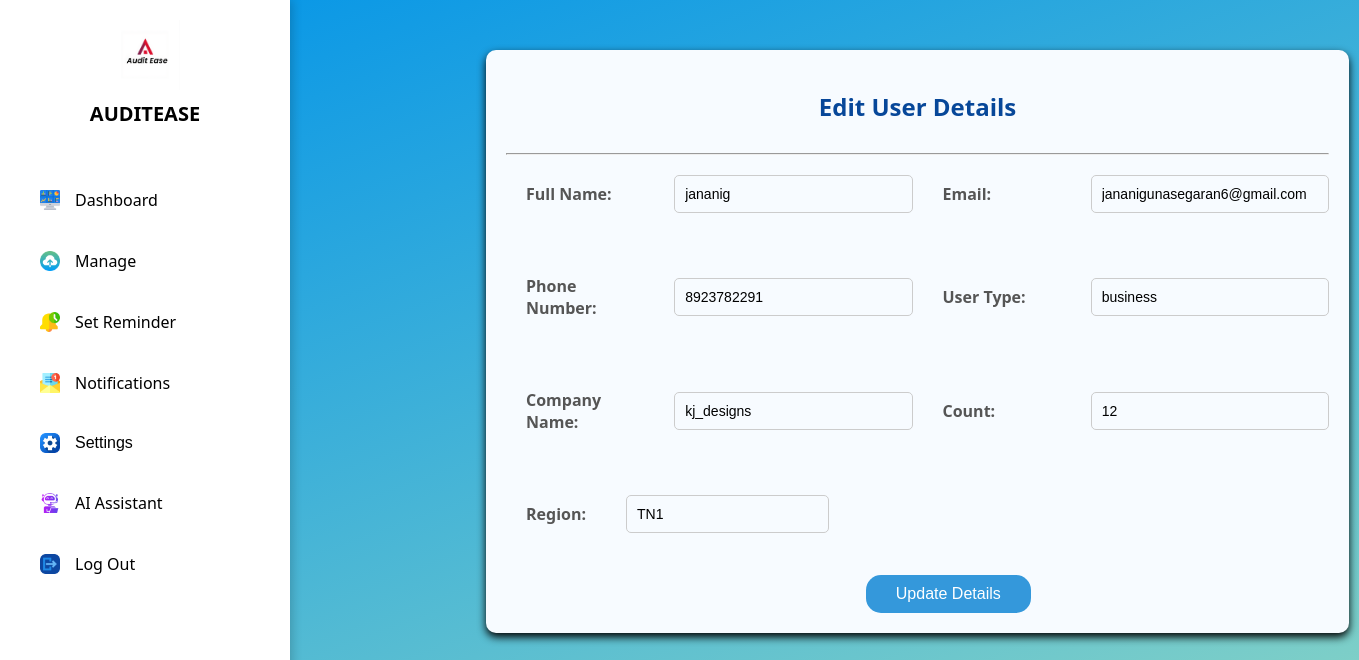
The page /edituser_i.php (signed in) on the database its author committed.
### tables this page shows
CREATE TABLE `user_details` (
  `id` int(255) NOT NULL,
  `username` varchar(255) NOT NULL,
  `email` varchar(255) NOT NULL,
  `password` varchar(255) NOT NULL,
  `phone` varchar(255) NOT NULL,
  `usertype` varchar(255) NOT NULL,
  `Company_Name` varchar(255) DEFAULT NULL,
  `count` varchar(255) DEFAULT NULL,
  `Region` varchar(255) DEFAULT NULL,
  `createdon` timestamp NOT NULL DEFAULT current_timestamp() ON UPDATE current_timestamp()
);

### edituser_i.php (the view, shortened to what this page needs)
<?php
include("backend/config.php");
$user_id = $_SESSION['id'];
$sql = "SELECT * FROM user_details WHERE id = '$user_id'";
$result = $conn->query($sql);
if ($result->num_rows > 0) {
    $row = $result->fetch_assoc();
    $first_name = $row['username'];
    $email = $row['email'];
    $phone = $row['phone'];
    $usertype = $row['usertype'];
    $companyname = $row['Company_Name'];
    $count = $row['count'];
    $region = $row['Region'];
} else {
    die("User not found.");
}
?>
<!DOCTYPE html>
<html lang="en">
<head>
</head>
<body>
    <?php include('sidebar_2.php') ?>
    <div class="container">
        <h2>Edit User Details</h2 style="text-decoration:underline;">
        <hr>
        <form method="POST" action="edituser_i.php">
            <div class="row">
                <div class="form-group">
                    <label for="username">Full Name:</label>
                    <input type="text" id="username" name="username" value="<?php echo $first_name; ?>" required>
                </div>
                <div class="form-group">
                    <label for="email">Email:</label>
                    <input type="email" id="email" name="email" value="<?php echo $email; ?>" required>
                </div>
            </div>
            <div class="row">
                <div class="form-group">
                    <label for="phone">Phone Number:</label>
                    <input type="text" id="phone" name="phone" value="<?php echo $phone; ?>" required>
                </div>
                <div class="form-group">
                    <label for="usertype">User Type:</label>
                    <input type="text" id="usertype" name="usertype" value="<?php echo $usertype; ?>" required>
                </div>
            </div>
            <div class="row">
                <div class="form-group">
                    <label for="companyname">Company Name:</label>
                    <input type="text" id="companyname" name="companyname" value="<?php echo $companyname; ?>" required>
                </div>
                <div class="form-group">
                    <label for="count">Count:</label>
                    <input type="text" id="count" name="count" value="<?php echo $count; ?>" required>
                </div>
            </div>
            <div class="row">
                <div class="form-group region">
                    <label for="Region">Region:</label>
                    <input type="text" id="Region" name="Region" value="<?php echo $region; ?>" required>
                </div>
            </div>
            <button type="submit" class="btn">Update Details</button>
        </form>
    </div>
</body>
</html>

### edituser_i.php (style rules this page uses)
body { font-family: 'Arial', sans-serif; background-color: #0093E9; background-image: linear-gradient(160deg, #0093E9 0%, #80D0C7 100%); margin: 0; padding: 0; }
.container { max-width: 1000px; margin: 50px auto; padding: 20px; background-color: #f7fbff; border-radius: 10px; border: #d6e8f7; box-shadow: 0 4px 8px rgba(0, 0, 0, 1.3); margin-left: 486px; }
h2 { text-align: center; color: #074799; margin-bottom: 30px; }
.form-group { display: flex; justify-content: space-between; align-items: center; margin-bottom: 15px; gap: 10px; }
.form-group label { font-weight: bold; color: #555; flex: 1; padding: 20px; text-align: left 10%; margin-right: 10px; }
.form-group input { flex: 2; padding: 10px; border: 1px solid #ccc; border-radius: 5px; font-size: 14px; box-sizing: border-box; background-color: #f7fbff; }
.row { display: flex; gap: 10px; margin-bottom: 15px; }
.row .form-group { flex: 1; }
.btn { display: block; width: 20%; justify-content: center; padding: 10px; background-color: #3498db; color: #fff; text-align: center; border-radius: 15px; border: none; font-size: 16px; cursor: pointer; margin-left: 360px; }
.region { margin-right: 500px; }

### sidebar_2.php (style rules this page uses)
body { font-family: 'Segoe UI', Tahoma, Geneva, Verdana, sans-serif; margin: 0; padding: 0; display: flex; }

### rows shown on the page
user_details: username "jananig", email "jananigunasegaran6@gmail.com", phone "8923782291", usertype "business", companyname "kj_designs", count "12", Region "TN1"
